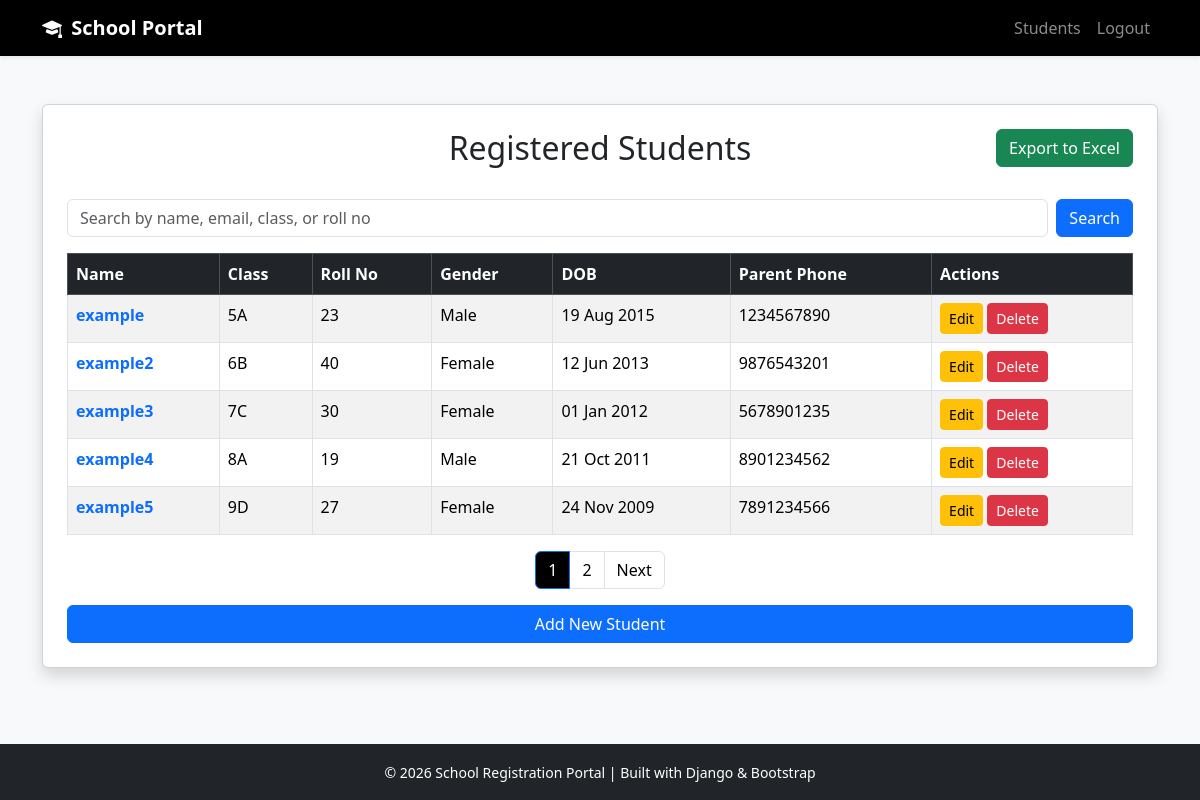
The app's page /students/ (signed in) with its own data.
### students/models.py (models this page shows, shortened)
class Student(models.Model):
    GENDER_CHOICES = [
        ('M', 'Male'),
        ('F', 'Female'),
        ('O', 'Other'),
    ]
    name = models.CharField(max_length=100)
    email = models.EmailField()
    dob = models.DateField(null=True, blank=True)
    gender = models.CharField(max_length=1,choices=GENDER_CHOICES,null=True,blank=True)
    student_class = models.CharField(max_length=20)
    age = models.PositiveIntegerField()
    rollno = models.CharField(max_length=20, null=True, blank=True)
    address = models.TextField(null=True, blank=True)
    city = models.CharField(max_length=50, null=True, blank=True)
    state = models.CharField(max_length=50, null=True, blank=True)
    pincode = models.CharField(max_length=10, null=True, blank=True)
    parent_name = models.CharField(max_length=100, null=True, blank=True)
    parent_phone = models.CharField(max_length=15, null=True, blank=True)

### students/views.py (the view)
# urls.py: path('students/', student_list, name='students'),
@login_required(login_url='login')
def student_list(request):
    search_query = request.GET.get('search', '')
    students = Student.objects.filter(
        Q(name__icontains=search_query) |
        Q(email__icontains=search_query) |
        Q(student_class__icontains=search_query)|
        Q(rollno__icontains=search_query)
    )
    paginator = Paginator(students, 5)
    page_number = request.GET.get('page')
    page_obj = paginator.get_page(page_number)
    return render(request, 'students.html', {
        'page_obj': page_obj,
        'search_query': search_query
    })

### students/templates/students.html (shortened to what this page needs)
{% extends "base.html" %}
{% block content %}
    <div class="container mt-5">
    <div class="card shadow p-4">
        <div class="position-relative mb-4">
            <h2 class="text-center">Registered Students</h2>
            <a href="{% url 'export_students' %}" class="btn btn-success position-absolute top-0 end-0">
                Export to Excel
            </a>
        </div>
        <form method="GET" class="mb-3 d-flex">
        <input
        type="text"
        name="search"
        class="form-control me-2"
        placeholder="Search by name, email, class, or roll no"
        value="{{ search_query }}"
        >
        <button class="btn btn-primary">Search</button>
    </form>
    <table class="table table-bordered table-striped">
        <thead class="table-dark">
        <tr>
            <th>Name</th>
            <th>Class</th>
            <th>Roll No</th>
            <th>Gender</th>
            <th>DOB</th>
            <th>Parent Phone</th>
            <th>Actions</th>
        </tr>
    </thead>
    <tbody>
    {% for s in page_obj %}
    <tr>
        <td>
        <a href="{% url 'student_detail' s.id %}" class="fw-semibold text-decoration-none">
            {{ s.name }}
        </a>
        </td>
        <td>{{ s.student_class }}</td>
        <td>{{ s.rollno }}</td>
        <td>{{ s.get_gender_display }}</td>
        <td>
            {% if s.dob %}
                {{ s.dob|date:"d M Y" }}
            {% else %}
                <span class="text-muted">—</span>
            {% endif %}
        </td>
        <td>{{ s.parent_phone|default:"—" }}</td>
        <td>
            <a href="{% url 'edit' s.id %}" class="btn btn-sm btn-warning">
                Edit
            </a>
            <a href="{% url 'delete' s.id %}"
            class="btn btn-sm btn-danger"
            onclick="return confirm('Delete this student?')">
                Delete
            </a>
        </td>
    </tr>
    {% empty %}
    <tr>
        <td colspan="7" class="text-center text-muted">
            No students found
        </td>
    </tr>
    {% endfor %}
    </tbody>
    </table>
    <nav>
    <ul class="pagination justify-content-center">
        {% for num in page_obj.paginator.page_range %}
        {% if page_obj.number == num %}
        <li class="page-item active">
            <span class="page-link bg-black">{{ num }}</span>
        </li>
        {% else %}
        <li class="page-item">
            <a class="page-link text-black" href="?page={{ num }}&search={{ search_query }}">{{ num }}</a>
        </li>
        {% endif %}
        {% endfor %}
        {% if page_obj.has_next %}
        <li class="page-item">
            <a class="page-link text-black" href="?page={{ page_obj.next_page_number }}&search={{ search_query }}">
            Next
            </a>
        </li>
        {% endif %}
    </ul>
</nav>
<a href="/" class="btn btn-primary w-100">Add New Student</a>
</div>
</div>
{% endblock %}

### students/templates/base.html (shortened to what this page needs)
<!DOCTYPE html>
<html lang="en">
<head>
    <link href="https://cdn.jsdelivr.net/npm/bootstrap@5.3.2/dist/css/bootstrap.min.css" rel="stylesheet">
    <link href="https://cdn.jsdelivr.net/npm/bootstrap-icons@1.11.1/font/bootstrap-icons.css" rel="stylesheet">
</head>
<body class="bg-light d-flex flex-column min-vh-100">
<nav class="navbar navbar-expand-lg navbar-dark bg-black shadow-sm">
    <div class="container">
        <a class="navbar-brand fw-bold" href="/">
            <i class="bi bi-mortarboard-fill me-1"></i> School Portal
        </a>
        <div class="collapse navbar-collapse" id="navMenu">
        <ul class="navbar-nav ms-auto">
            {% if user.is_authenticated %}
                <li class="nav-item">
                    <a class="nav-link" href="/students/">Students</a>
                </li>
                <li class="nav-item">
                    <a class="nav-link" href="{% url 'logout' %}">Logout</a>
                </li>
            {% else %}
                <li class="nav-item">
                    <a class="nav-link" href="{% url 'login' %}">Login</a>
                </li>
            {% endif %}
        </ul>
        </div>
    </div>
</nav>
<main class="flex-fill">
    {% block content %}{% endblock %}
</main>
<footer class="bg-dark text-white mt-auto">
    <div class="container py-3 text-center">
        <small>
            © 2026 School Registration Portal |
            Built with Django & Bootstrap
        </small>
    </div>
</footer>
</body>
</html>

### records on screen
Student: name "example", student_class "5A", rollno "23", gender "Male", dob "19 Aug 2015", parent_phone "1234567890"
Student: name "example2", student_class "6B", rollno "40", gender "Female", dob "12 Jun 2013", parent_phone "9876543201"
Student: name "example3", student_class "7C", rollno "30", gender "Female", dob "01 Jan 2012", parent_phone "5678901235"
Student: name "example4", student_class "8A", rollno "19", gender "Male", dob "21 Oct 2011", parent_phone "8901234562"
Student: name "example5", student_class "9D", rollno "27", gender "Female", dob "24 Nov 2009", parent_phone "7891234566"

### other values on screen
{{ num }} "1"
{{ num }} "2"
